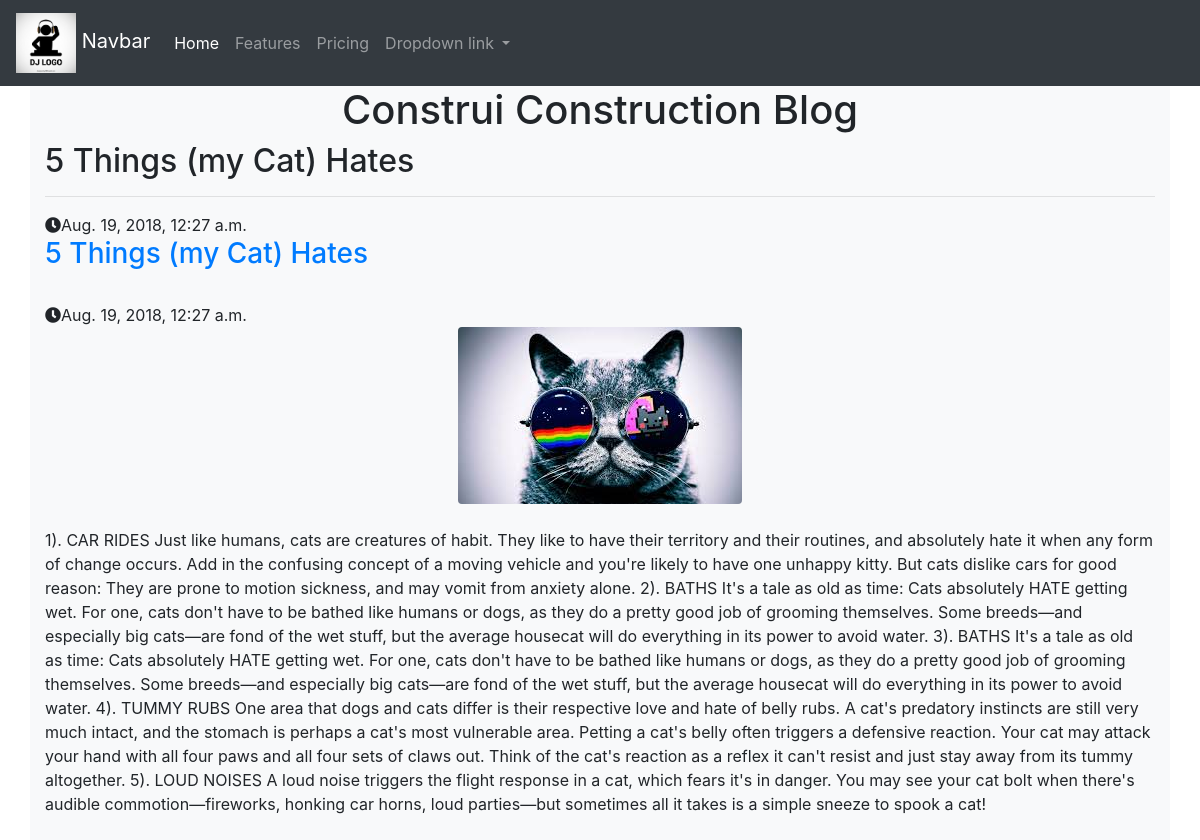
The app's page /posts/4/ with its own data.
### posts/models.py (models this page shows, shortened)
class Post(models.Model):
    title = models.CharField(max_length=140)
    pub_date = models.DateTimeField()
    image = models.ImageField(upload_to='media/')
    body = models.TextField()

### posts/views.py (the view)
# urls.py: re_path(r'^posts/(?P<post_id>[0-9]+)/$', views.post_details, name='post_detail')
def post_details(request, post_id):
    post = get_object_or_404(Post, pk=post_id)
    return render(request, 'posts/post_details.html', {'post':post})

### posts/templates/posts/post_details.html (shortened to what this page needs)
<!doctype html>
<html lang="en">
  <head>
    <link rel="stylesheet" href="https://stackpath.bootstrapcdn.com/bootstrap/4.1.3/css/bootstrap.min.css">
      <link rel="stylesheet" href="https://use.fontawesome.com/releases/v5.2.0/css/all.css">
  </head>
  <body>
    <nav class="navbar navbar-expand-lg navbar-dark bg-dark">
      <a class="navbar-brand" href="#">
          {% load static %}
        <img src="{% static 'posts/logo.jpg' %}" width="60" height="60" alt="nope">
          Navbar
      </a>
      <div class="collapse navbar-collapse" id="navbarNavDropdown">
        <ul class="navbar-nav">
          <li class="nav-item active">
            <a class="nav-link" href="{% url 'home' %}">Home <span class="sr-only">(current)</span></a>
          </li>
          <li class="nav-item">
            <a class="nav-link" href="#">Features</a>
          </li>
          <li class="nav-item">
            <a class="nav-link" href="#">Pricing</a>
          </li>
          <li class="nav-item dropdown">
            <a class="nav-link dropdown-toggle" href="#" id="navbarDropdownMenuLink" role="button" data-toggle="dropdown" aria-haspopup="true" aria-expanded="false">
              Dropdown link
            </a>
          </li>
        </ul>
      </div>
    </nav>
    <div class="container bg-light">
        <h1 class="text-center">Construi Construction Blog</h1>
        <h2>{{ post.title }}</h2>
        <hr />
        <i class="fas fa-clock"></i>{{ post.pub_date }}
        <h3><a href="{% url 'post_detail' post.id %}"> {{ post.title }} </a></h3>
        <br />
        <i class="fas fa-clock"></i>{{ post.pub_date }}
        <br />
        <img src="{{ post.image.url }}" class="rounded mx-auto d-block" style="max-height:250px;"/>
        <br />
        {{ post.body }}
        <br />
        <br />
                </div>
  </body>
</html>

### records on screen
Post: title "5 Things (my Cat) Hates", pub_date "Aug. 19, 2018, 12:27 a.m.", image (picture), body "1). CAR RIDES Just like humans, cats are creatures of habit. They like to have their territory and their routines, and absolutely hate it when any form of change occurs. Add in the confusing concept of a moving vehicle and you're likely to have one unhappy kitty. But cats dislike cars for good reason: They are prone to motion sickness, and may vomit from anxiety alone. 2). BATHS It's a tale as old as time: Cats absolutely HATE getting wet. For one, cats don't have to be bathed like humans or dogs, as they do a pretty good job of grooming themselves. Some breeds—and especially big cats—are fond of the wet stuff, but the average housecat will do everything in its power to avoid water. 3).…"
